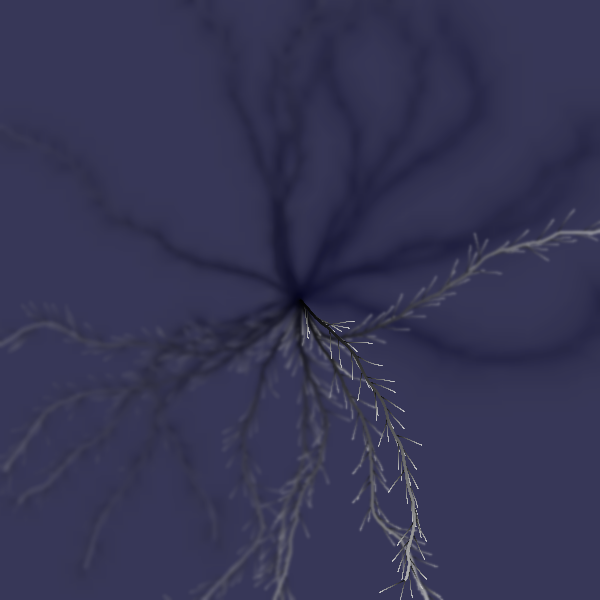
Frame 1 (no input)
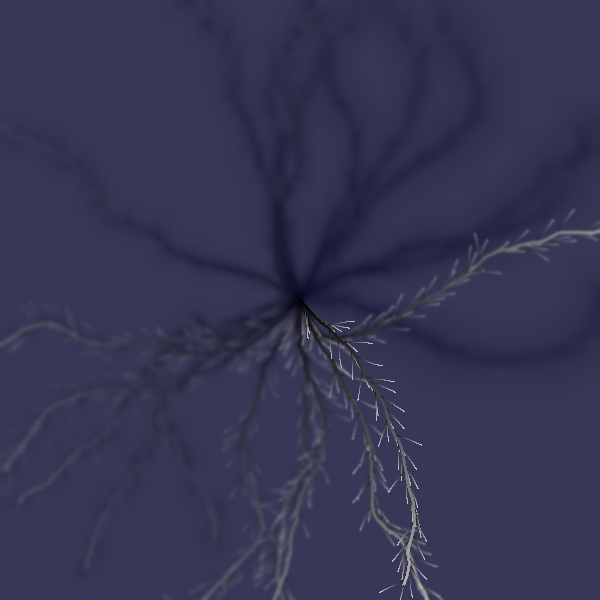
Frame 60 (the mouse pressed at the canvas centre just before this capture)
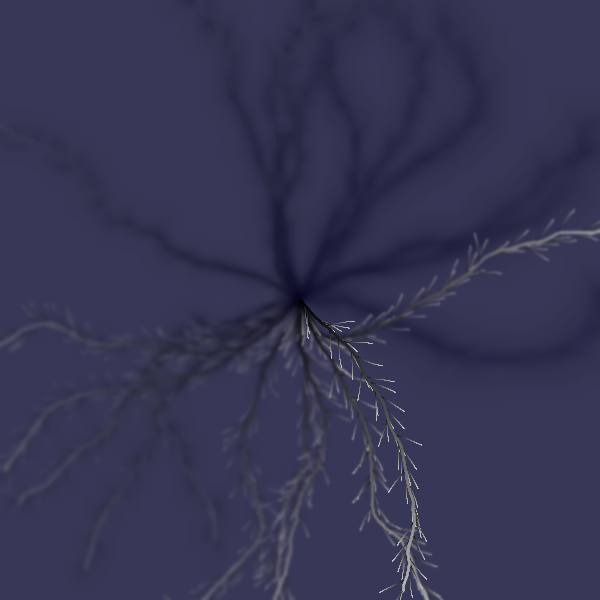
Frame 120 (the mouse held since frame 60 and released just before this capture)

The Processing sketch that drew these frames (run headless with seeded random() and noise(); from frame 60 on, the mouse is pressed at the canvas centre):

// Processing sketch: temps_5_racinesDuTemps
// ── temps_5_racinesDuTemps.pde
/**
Dans cet exemple, le temps est représenté par la formation progressive de "racines".

A chaque heure, une nouvelle "racine" pousse et grandit.
A chaque minute, la "racine" en cours crée une nouvelle "sous-racine" lui poussant dessus.
Ces deux entités, la racine "heure" et la racine "minute" sont issues d'une seule et même Classe,
mais paramétrées différement afin de leur attribuer des comportements distincts.
Le détail de cette classe "Racine" est visible dans l'onglet "class_Racine"

Pour ajouter une racine, n'importe où, il suffit d'utiliser la fonction comme suit :
  ajouterUneRacine( point_de_depart , orientation_initiale , nombre_de_secondes_max );

Ex.: 
- Pour les heures :   ajouterUneRacine( centre , random(PI) , 3600 ); // max 3600 secondes
- Pour les minutes :  ajouterUneRacine( autre  , random(PI) , 60 );   // max  60 


Détails :
- onglet "Outils" : contient les fonctions ajoutant des Racines (au démarrage, et en cours d'exécution)
- onglet "class_Racine" : la classe personnalisée contenant tous les algorithmes nécessaires au dessin de la racine

**/

// Varibles globales spaciales
PVector centre; // le centre d'où partent les racines des heures
PImage bg_image;  // un objet PImage servant à colorer le fond de la scène.
ArrayList list_racines; // la liste des objets "Racine" qui vont être créées au fil du temps

// Variables temporelles
// L'application, en soi, ayant une fréquence qui n'est pas égale à 1 sec, nous allons devoir
// vérifier si, au cours du dernier "draw()" nous en étions à la même seconde ou non. Et agir
// en conséquence.
float last_seconde, last_hour; // dernière seconde, dernière heure

// true : le temps est accéléré ; 
// false : les racines croissent au rythme des secondes qui passent
boolean _SIMULATION = true; 


//---------------------------
void setup(){
  // création de la fenêtre
  size(600,600);
  
  // défintion des variables
  centre = new PVector(width/2, height/2);
  last_seconde = second();
  last_hour    = hour();
  
  list_racines = new ArrayList();
//  ajouterUneRacine( centre , random(TWO_PI) , 3600 ); // exemple d'ajout d'une racine "heure"
  
  // création d'un fond blanc
  background(255);
  bg_image = get(); // "get()" crée une copie de l'image en cours (ici le fond blanc de "background")
    
  //-
  // Initialisation du système de racines, qui va générer les racines que nous aurions du voir
  // si nous avions lancé notre application à 00:00
  // Détail dans l'onglet "Outils"
  initRacines();
  
  if(_SIMULATION) frameRate(100);
}


//----------------------------------------------------
void draw(){
  // Si la dernière seconde enregistrée ne correspond pas aux secondes réelles
  if(last_seconde != second() || _SIMULATION ){
    last_seconde = second(); // on enregistre la nouvelle valeur des secondes
    
    // Si l'heure n'est pas la même, on crée une nouvelle Racine
    if(last_hour != hour() || (_SIMULATION && frameCount%3600==0 && frameCount != 0)){
      ajouterUneRacine( centre , random(TWO_PI/24)+ last_hour*(TWO_PI/24) , 3600 );
      last_hour = hour(); // on enregistre la dernière valeur des heures
    }
  
  
    Racine tempRacine; // objet temporaire; il sert de référence, afin de manipuler un objet stocké dans une liste plus facilement
    for(int i=0; i<list_racines.size(); i++){
      // on crée une référence à l'objet de la liste en cours
      tempRacine = ((Racine) list_racines.get(i));

      // si la Racine a un _STATUS égal à 0, il ne doit pas être considéré
      if(tempRacine._STATUS == 0) continue; 
      
      // on "update()" la Racine sélectionnée
      // Détail dans l'onglet "class_Racine"
      tempRacine.update();
    }
  }
}


//--
// Fonction groupant tous les effets et le remplissage de background à chaque nouvelle Racine créée
void couvreLeFond(){
  filter(BLUR, 1);
  tint( getDayColor() , 20);
  image(bg_image, 0, 0);
  noTint();
}

// --
int getDayColor(){
  // Ici nous définissons la couleur en surimpression (effectuée à chaque changement d'heure)
  // de manière arbitraire
  int[] midnight_color = {10, 10, 50};
  int[] midday_color   = {245, 255, 255};  
  
  float midnight_percent;
  float midday_percent;
  
  int heure   = hour();
  int minutes = minute();
  int temps = heure*60 + minutes;
  int douzeHeures = 12*60;
  
  if(temps < douzeHeures){
    midnight_percent = 1 - temps/douzeHeures;
    midday_percent   = temps/douzeHeures;
  }else{
    midday_percent   = 1 - (temps-12)/douzeHeures;
    midnight_percent = (temps-12)/douzeHeures;
  }
  
  int retour = color( midnight_color[0]*midnight_percent + midday_color[0]*midday_percent ,
                          midnight_color[1]*midnight_percent + midday_color[1]*midday_percent ,
                          midnight_color[2]*midnight_percent + midday_color[2]*midday_percent 
                          );
  return retour;
}



// ── Outils.pde
//-------------------------------------------------------------------------
// Génère autant de racines qu'il en faut pour retranscrire l'heure actuelle
void initRacines(){
  Racine tempRacine;
  float heures, minutes;
  heures = hour();     minutes = minute();
  
  for(int i=0; i<heures; i++){
    ajouterUneRacine( centre , random(TWO_PI/24)+ i*(TWO_PI/24), 3600);
    tempRacine = (Racine) list_racines.get( list_racines.size()-1 );
    if( i < heures-1 ){
      tempRacine.jumpToAge(3600);
    }
    else{
      tempRacine.jumpToAge( round(minutes*60) );
    }
  }
}

//----------------------------------------------------------
// Ajoute une Racine à la liste des Racines
void ajouterUneRacine( PVector _pos, float _angle, int _max){
  list_racines.add( (Racine) new Racine( _pos , _angle, _max ) );
}

// ── class_Racine.pde
class Racine
{
  int age;     // age de base
  int age_max; // 60 pour les branche_minutes, et 3600 pour les branches heures
  
  PVector pos_begin; // le point de DEPART la Racine
  PVector pos_last; // position de la POINTE de la Racine
  
  float dir_angle; // la direction empruntée par la Racine
  float dir_random; // l'écart que peut emprunter le chemin de la Racine, à chaque "update()"
  
  float weight, weight_min; // l'épaisseur du trait
  float sub_length; // longueur de chaque sous-segment
  int couleur; // la couleur du trait
  
  int _STATUS; // le statut : 1 (croissance), 0 (mort)
  boolean is_jumping; // si true, cela veut dire que la Racine est dessinée à l'initialisation de l'application
  
  
  // Constructeur - - - 
  Racine(PVector _pos, float _angle, int _max){
    pos_begin = new PVector(_pos.x, _pos.y);
    pos_last  = new PVector(_pos.x, _pos.y);
    
    dir_angle = _angle;
    dir_random = PI/48; // coefficient de décalage de la trajectoire
    
    weight = 3;
    weight_min = 0.5;
    
    // Longueur des sous-segments 
    // la première valeur, après " ? " est pour les Racines "heure",
    // la seconde, après " : " pour les Racines "minutes" (ou autre)
    sub_length = (_max == 3600)? .1 : .5; 
    
    couleur = 0; // noir
    
    age = 0;
    age_max = _max;
    
    _STATUS = 1;
    is_jumping = false;
  }
  
  //---------------------------------------
  void update(){
    if(_STATUS == 0) return;
    age++;
    // arrete la procedure si la racine est trop vieille
    if(age >= age_max){
      if(age_max == 3600){
        couvreLeFond();
        // SIMULATION
//        if(!is_jumping) ajouterUneRacine( centre , random(TWO_PI) , 3600 );
      }
      kill();
      return;
    }
    
    // on rajoute une Racine "minute" tous les 60 incrémentations d'"age" (age % 60 == 0)
    // si la Racine est une Racine "heure" (age_max == 3600)
    if(age%60==0 && age_max == 3600 && age != 0){
      ajouterUneRacine( pos_last , dir_angle + random(HALF_PI)-(HALF_PI/2) , 60 );
      if(is_jumping){
        ((Racine) list_racines.get(list_racines.size()-1)).jumpToAge( 60 );
      }
    }
    
    //calcule le prochain point
    dir_angle += random(dir_random)-(dir_random/2);
    PVector pos_next = new PVector( pos_last.x + cos(dir_angle)*sub_length ,
                                    pos_last.y - sin(dir_angle)*sub_length
                                   );
    pushStyle();
    stroke( 0 + (float(age)/float(age_max))*200 );
    strokeWeight(getWeight());
    // dessine le dernier point en noir
    line( pos_last.x, pos_last.y ,
          pos_next.x, pos_next.y 
        );
    popStyle();
    
    // on stocke la position vers laquelle notre trait vient d'être tracé
    pos_last = new PVector(pos_next.x, pos_next.y);
  }
  
  //-----------------------
  // Fonction qui simule une croissance instantanée de la Racine
  // Utilisé à l'initialisation de l'application
  void jumpToAge(int new_age){
    is_jumping = true;
    // dessine toutes les étapes qu'il manque afin de retranscrire visuellement
    // toutes les heures et minutes passées
    for(int i=age; i<new_age; i++){
      update();
    }
    is_jumping = false;
  }
  
  //----------------
  void kill(){
    _STATUS = 0;
  }
  
  //----
  // Définition de l'épaisseur du trait
  float getWeight(){
    return (age_max == 3600) ? 1.5 : 1; // ici, en fonction de l'age maximal de la Racine
  }
  
}
